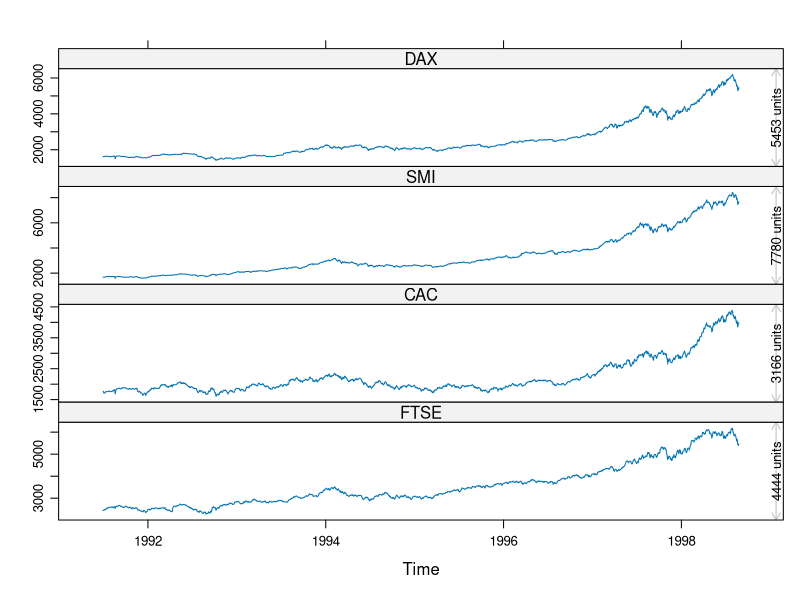

Generate this figure with R:
library(latticeExtra)


### Name: panel.scaleArrow
### Title: Draw a scale bar as an arrow, labelled with its length in plot
###   units.
### Aliases: panel.scaleArrow
### Keywords: aplot

### ** Examples

xyplot(EuStockMarkets) +
  layer(panel.scaleArrow(x = 0.99, append = " units",
          col = "grey", srt = 90, cex = 0.8))
